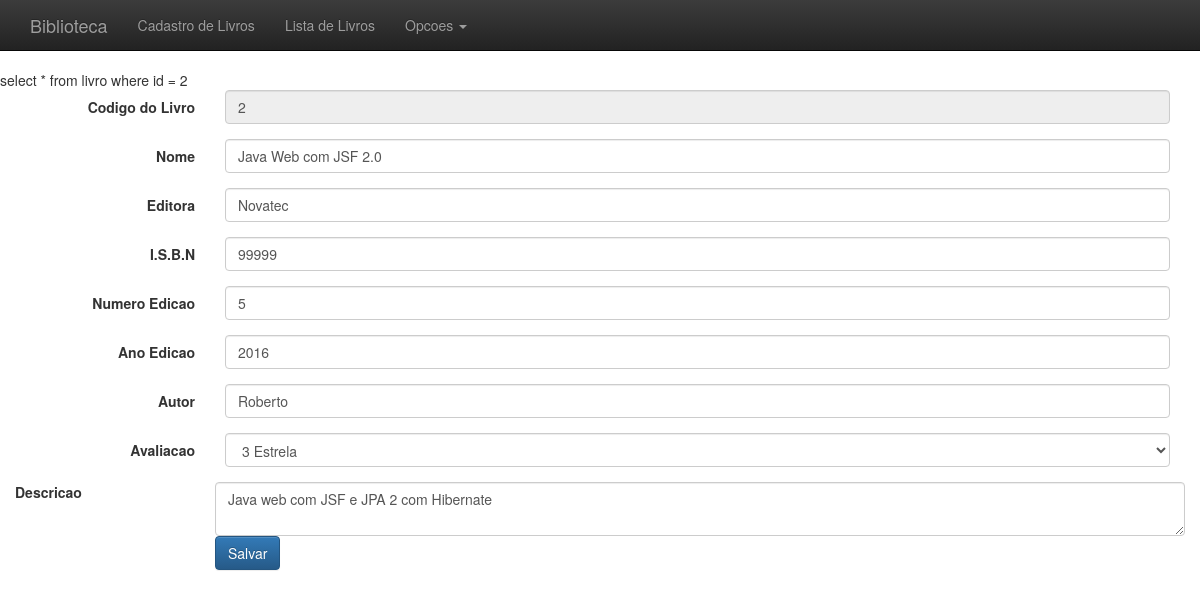
/livro/cadastrolivro.php?acao=editar&codigo=2, run on the app's committed database.
### tables this page shows
CREATE TABLE `livro` (
  `id` int(11) NOT NULL AUTO_INCREMENT,
  `nome` varchar(255) NOT NULL,
  `editora` varchar(100) DEFAULT NULL,
  `isbn` int(11) DEFAULT NULL,
  `numero_edicao` int(11) DEFAULT NULL,
  `ano_edicao` int(11) DEFAULT NULL,
  `autor` varchar(100) DEFAULT NULL,
  `avaliacao` enum('1 estrela','2 estrela','3 estrela','4 estrela','5 estrela') DEFAULT NULL,
  `descricao` text,
  PRIMARY KEY (`id`)
);

### livro/cadastrolivro.php (the view, shortened to what this page needs)
<?php require_once("cabecalho.php");
	require_once("funcoes_prova2.php");
if(isset($_GET['codigo']) && isset($_GET['acao']) == 'editar'){
	$livro = editarLivro($conexao, $_GET);
}
?>
	<div class="container theme-showcase" role="main">
		<form action="cadastrolivro.php" method="POST" class="form-horizontal">
			<div class="form-group">
				<label for="codigo" class="col-sm-2 control-label">Codigo do Livro</label>
				<div class="col-sm-10">
					<input type="number" id="codigo" name="codigo"
						value="<?=$livro["id"]?>" class="form-control"
					 readonly="readonly"/>
				</div>
			</div>
			<div class="form-group">
				<label for="livro" class="col-sm-2 control-label">Nome</label>
				<div class="col-sm-10">
					<input type="text" name="nome" required value="<?=$livro["nome"]?>" id="nome" class="form-control"
						placeholder="Digite o nome do livro" tabindex="1" autofocus="autofocus" accesskey="n"/>
				</div>
			</div>
			<div class="form-group">
				<label for="editora" class="col-sm-2 control-label">Editora</label>
				<div class="col-sm-10">
					<input type="text" name="editora" value="<?=$livro["editora"]?>" id="editora" class="form-control"
					placeholder="Digite o nome da editora" tabindex="2"/>
				</div>
			</div>
			<div class="form-group">
				<label for="isbn" class="col-sm-2 control-label">I.S.B.N</label>
				<div class="col-sm-10">
					<input type="text" name="isbn" value="<?=$livro["isbn"]?>"
						id="isbn" class="form-control" placeholder="Digite o codigo I.S.B.N do livro" tabindex="3"/>
				</div>
			</div>
			<div class="form-group">
				<label for="numero_edicao" class="col-sm-2 control-label">Numero Edicao</label>
				<div class="col-sm-10">
					<input type="number" name="numero_edicao" value="<?=$livro["numero_edicao"]?>"
						id="numero_edicao" class="form-control" placeholder="Digite o numero da edicao"
						tabindex="4" pattern="\d+"/>
				</div>
			</div>
			<div class="form-group">
				<label for="ano_edicao" class="col-sm-2 control-label">Ano Edicao</label>
				<div class="col-sm-10">
					<input type="text" name="ano_edicao" value="<?=$livro["ano_edicao"]?>"
						id="ano_edicao" class="form-control" placeholder="Digite o ano com 4 digitos ex: 2017"
						tabindex="5" pattern="\d{4}" accesskey="a"/>
				</div>
			</div>
			<div class="form-group">
				<label for="autor" class="col-sm-2 control-label">Autor</label>
				<div class="col-sm-10">
					<input type="text" name="autor" value="<?=$livro["autor"]?>" id="autor"
						class="form-control" placeholder="Digite o autor do livro" tabindex="6"/>
				</div>
			</div>
			<div class="form-group">
				<label for="avaliacao" class="col-sm-2 control-label" >Avaliacao</label>
				<div class="col-sm-10">
					<select name="avaliacao" id="avaliacao" class="form-control" tabindex="7" onchange="avaliacao(this.value)">
						<option value="3" <?=$avaliacao = $livro["avaliacao"] == '3 estrela' ? "selected='selected'" : "" ?>>3 Estrela</option>
					</select>
				</div>
			</div>
			</div>
			<div class="form-group">
				<label for="descricao" class="col-sm-2 control-label">Descricao</label>
				<div class="col-sm-10">
					<textarea name="descricao" id="descricao" tabindex="8" class="form-control"
						placeholder="Digite a Descricao"><?=$livro["descricao"]?></textarea>
				</div>
			</div>
			<div class="form-group">
				<div class="col-sm-offset-2 col-sm-10">
					<input type="submit" value="Salvar" class="btn btn-primary" tabindex="8" accesskey="s"/>
				</div>
			</div>
	<?php require_once 'rodape.php';?>

### livro/style/theme.css (style rules this page uses)
body { padding-top: 70px; padding-bottom: 30px; }

### data on the page
livro: codigo "2", nome "Java Web com JSF 2.0", editora "Novatec", isbn "99999", numero_edicao "5", ano_edicao "2016", autor "Roberto", descricao "Java web com JSF e JPA 2 com Hibernate"

### other printed values
$query "select * from livro where id = 2"
